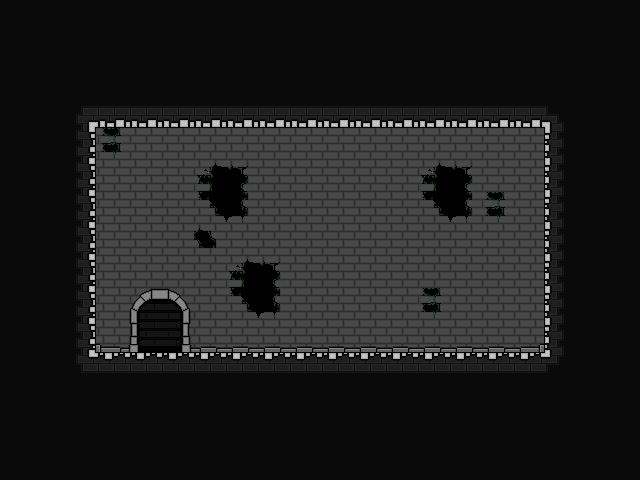

Below is a game level as drawn by its tile map, then a one-line description and the .tmx file that defines it, in full:
An orthogonal 20x15 tile map with 32x32 px tiles, 4 tile layers (Background, Walls, Decorations, Platforms), 3 tilesets and 7 objects.

<map version="1.9" tiledversion="1.9.2" orientation="orthogonal" renderorder="left-up" width="20" height="15" tilewidth="32" tileheight="32" infinite="0" nextlayerid="15" nextobjectid="11">
 <editorsettings>
  <export target="../JSON/map_floor.tmj" format="json" />
 </editorsettings>
 <tileset firstgid="1" name="prototype_tileset" tilewidth="32" tileheight="32" tilecount="128" columns="16">
  <image source="../prototype_tileset.png" width="512" height="256" />
 </tileset>
 <tileset firstgid="129" name="playerSketch" tilewidth="32" tileheight="32" tilecount="16" columns="8">
  <image source="../../../Documentation/Recherches/playerSketch.png" width="256" height="64" />
 </tileset>
 <tileset firstgid="145" name="tileset" tilewidth="32" tileheight="32" tilecount="64" columns="8">
  <image source="../tileset.png" width="256" height="256" />
  <tile id="0">
   <properties>
    <property name="collides" type="bool" value="true" />
   </properties>
  </tile>
  <tile id="1">
   <properties>
    <property name="collides" type="bool" value="true" />
   </properties>
  </tile>
  <tile id="2">
   <properties>
    <property name="collides" type="bool" value="true" />
   </properties>
  </tile>
  <tile id="3">
   <properties>
    <property name="collides" type="bool" value="false" />
   </properties>
  </tile>
  <tile id="4">
   <properties>
    <property name="collides" type="bool" value="false" />
   </properties>
  </tile>
  <tile id="5">
   <properties>
    <property name="collides" type="bool" value="false" />
   </properties>
  </tile>
  <tile id="6">
   <properties>
    <property name="collides" type="bool" value="false" />
   </properties>
  </tile>
  <tile id="7">
   <properties>
    <property name="collides" type="bool" value="false" />
   </properties>
  </tile>
  <tile id="8">
   <properties>
    <property name="collides" type="bool" value="true" />
   </properties>
  </tile>
  <tile id="9">
   <properties>
    <property name="collides" type="bool" value="false" />
   </properties>
  </tile>
  <tile id="10">
   <properties>
    <property name="collides" type="bool" value="true" />
   </properties>
  </tile>
  <tile id="11">
   <properties>
    <property name="collides" type="bool" value="false" />
   </properties>
  </tile>
  <tile id="12">
   <properties>
    <property name="collides" type="bool" value="false" />
   </properties>
  </tile>
  <tile id="13">
   <properties>
    <property name="collides" type="bool" value="false" />
   </properties>
  </tile>
  <tile id="14">
   <properties>
    <property name="collides" type="bool" value="false" />
   </properties>
  </tile>
  <tile id="15">
   <properties>
    <property name="collides" type="bool" value="false" />
   </properties>
  </tile>
  <tile id="16">
   <properties>
    <property name="collides" type="bool" value="true" />
   </properties>
  </tile>
  <tile id="17">
   <properties>
    <property name="collides" type="bool" value="true" />
   </properties>
  </tile>
  <tile id="18">
   <properties>
    <property name="collides" type="bool" value="true" />
   </properties>
  </tile>
  <tile id="19">
   <properties>
    <property name="collides" type="bool" value="false" />
   </properties>
  </tile>
  <tile id="20">
   <properties>
    <property name="collides" type="bool" value="false" />
   </properties>
  </tile>
  <tile id="21">
   <properties>
    <property name="collides" type="bool" value="false" />
   </properties>
  </tile>
  <tile id="22">
   <properties>
    <property name="collides" type="bool" value="false" />
   </properties>
  </tile>
  <tile id="23">
   <properties>
    <property name="collides" type="bool" value="false" />
   </properties>
  </tile>
  <tile id="24">
   <properties>
    <property name="collides" type="bool" value="false" />
   </properties>
  </tile>
  <tile id="25">
   <properties>
    <property name="collides" type="bool" value="false" />
   </properties>
  </tile>
  <tile id="26">
   <properties>
    <property name="collides" type="bool" value="false" />
   </properties>
  </tile>
  <tile id="27">
   <properties>
    <property name="collides" type="bool" value="false" />
   </properties>
  </tile>
  <tile id="28">
   <properties>
    <property name="collides" type="bool" value="false" />
   </properties>
  </tile>
  <tile id="29">
   <properties>
    <property name="collides" type="bool" value="false" />
   </properties>
  </tile>
  <tile id="30">
   <properties>
    <property name="collides" type="bool" value="false" />
   </properties>
  </tile>
  <tile id="31">
   <properties>
    <property name="collides" type="bool" value="false" />
   </properties>
  </tile>
  <tile id="32">
   <properties>
    <property name="collides" type="bool" value="false" />
   </properties>
  </tile>
  <tile id="33">
   <properties>
    <property name="collides" type="bool" value="false" />
   </properties>
  </tile>
  <tile id="34">
   <properties>
    <property name="collides" type="bool" value="false" />
   </properties>
  </tile>
  <tile id="35">
   <properties>
    <property name="collides" type="bool" value="false" />
   </properties>
  </tile>
  <tile id="36">
   <properties>
    <property name="collides" type="bool" value="false" />
   </properties>
  </tile>
  <tile id="37">
   <properties>
    <property name="collides" type="bool" value="false" />
   </properties>
  </tile>
  <tile id="38">
   <properties>
    <property name="collides" type="bool" value="false" />
   </properties>
  </tile>
  <tile id="39">
   <properties>
    <property name="collides" type="bool" value="false" />
   </properties>
  </tile>
  <tile id="40">
   <properties>
    <property name="collides" type="bool" value="false" />
   </properties>
  </tile>
  <tile id="41">
   <properties>
    <property name="collides" type="bool" value="false" />
   </properties>
  </tile>
  <tile id="42">
   <properties>
    <property name="collides" type="bool" value="false" />
   </properties>
  </tile>
  <tile id="43">
   <properties>
    <property name="collides" type="bool" value="false" />
   </properties>
  </tile>
  <tile id="44">
   <properties>
    <property name="collides" type="bool" value="false" />
   </properties>
  </tile>
  <tile id="45">
   <properties>
    <property name="collides" type="bool" value="false" />
   </properties>
  </tile>
  <tile id="46">
   <properties>
    <property name="collides" type="bool" value="false" />
   </properties>
  </tile>
  <tile id="47">
   <properties>
    <property name="collides" type="bool" value="false" />
   </properties>
  </tile>
  <tile id="48">
   <properties>
    <property name="collides" type="bool" value="false" />
   </properties>
  </tile>
  <tile id="49">
   <properties>
    <property name="collides" type="bool" value="false" />
   </properties>
  </tile>
  <tile id="50">
   <properties>
    <property name="collides" type="bool" value="false" />
   </properties>
  </tile>
  <tile id="51">
   <properties>
    <property name="collides" type="bool" value="false" />
   </properties>
  </tile>
  <tile id="52">
   <properties>
    <property name="collides" type="bool" value="false" />
   </properties>
  </tile>
  <tile id="53">
   <properties>
    <property name="collides" type="bool" value="false" />
   </properties>
  </tile>
  <tile id="54">
   <properties>
    <property name="collides" type="bool" value="false" />
   </properties>
  </tile>
  <tile id="55">
   <properties>
    <property name="collides" type="bool" value="false" />
   </properties>
  </tile>
  <tile id="56">
   <properties>
    <property name="collides" type="bool" value="false" />
   </properties>
  </tile>
  <tile id="57">
   <properties>
    <property name="collides" type="bool" value="false" />
   </properties>
  </tile>
  <tile id="58">
   <properties>
    <property name="collides" type="bool" value="false" />
   </properties>
  </tile>
  <tile id="59">
   <properties>
    <property name="collides" type="bool" value="false" />
   </properties>
  </tile>
  <tile id="60">
   <properties>
    <property name="collides" type="bool" value="false" />
   </properties>
  </tile>
  <tile id="61">
   <properties>
    <property name="collides" type="bool" value="false" />
   </properties>
  </tile>
  <tile id="62">
   <properties>
    <property name="collides" type="bool" value="false" />
   </properties>
  </tile>
  <tile id="63">
   <properties>
    <property name="collides" type="bool" value="false" />
   </properties>
  </tile>
 </tileset>
 <layer id="14" name="Background" width="20" height="15">
  <data encoding="csv">
154,154,154,154,154,154,154,154,154,154,154,154,154,154,154,154,154,154,154,154,
154,154,154,154,154,154,154,154,154,154,154,154,154,154,154,154,154,154,154,154,
154,154,154,154,154,154,154,154,154,154,154,154,154,154,154,154,154,154,154,154,
154,154,154,154,154,154,154,154,154,154,154,154,154,154,154,154,154,154,154,154,
154,154,154,0,0,0,0,0,0,0,0,0,0,0,0,0,0,154,154,154,
154,154,154,0,0,0,0,0,0,0,0,0,0,0,0,0,0,154,154,154,
154,154,154,0,0,0,0,0,0,0,0,0,0,0,0,0,0,154,154,154,
154,154,154,0,0,0,0,0,0,0,0,0,0,0,0,0,0,154,154,154,
154,154,154,0,0,0,0,0,0,0,0,0,0,0,0,0,0,154,154,154,
154,154,154,0,0,0,0,0,0,0,0,0,0,0,0,0,0,154,154,154,
154,154,154,0,0,0,0,0,0,0,0,0,0,0,0,0,0,154,154,154,
154,154,154,154,154,154,154,154,154,154,154,154,154,154,154,154,154,154,154,154,
154,154,154,154,154,154,154,154,154,154,154,154,154,154,154,154,154,154,154,154,
154,154,154,154,154,154,154,154,154,154,154,154,154,154,154,154,154,154,154,154,
154,154,154,154,154,154,154,154,154,154,154,154,154,154,154,154,154,154,154,154
</data>
 </layer>
 <layer id="3" name="Walls" width="20" height="15">
  <data encoding="csv">
0,0,0,0,0,0,0,0,0,0,0,0,0,0,0,0,0,0,0,0,
0,0,0,0,0,0,0,0,0,0,0,0,0,0,0,0,0,0,0,0,
0,0,0,0,0,0,0,0,0,0,0,0,0,0,0,0,0,0,0,0,
0,0,0,0,0,0,0,0,0,0,0,0,0,0,0,0,0,0,0,0,
0,0,0,150,149,149,149,149,149,149,149,149,149,149,149,149,149,0,0,0,
0,0,0,149,149,149,151,152,149,149,149,149,149,151,152,149,149,0,0,0,
0,0,0,149,149,149,159,160,149,149,149,149,149,159,160,150,149,0,0,0,
0,0,0,149,149,149,148,149,149,149,149,149,149,149,149,149,149,0,0,0,
0,0,0,149,149,149,149,151,152,149,149,149,149,149,149,149,149,0,0,0,
0,0,0,149,149,149,149,159,160,149,149,149,149,150,149,149,149,0,0,0,
0,0,0,156,157,157,157,157,157,157,157,157,157,157,157,157,158,0,0,0,
0,0,0,0,0,0,0,0,0,0,0,0,0,0,0,0,0,0,0,0,
0,0,0,0,0,0,0,0,0,0,0,0,0,0,0,0,0,0,0,0,
0,0,0,0,0,0,0,0,0,0,0,0,0,0,0,0,0,0,0,0,
0,0,0,0,0,0,0,0,0,0,0,0,0,0,0,0,0,0,0,0
</data>
 </layer>
 <layer id="6" name="Decorations" width="20" height="15">
  <data encoding="csv">
0,0,0,0,0,0,0,0,0,0,0,0,0,0,0,0,0,0,0,0,
0,0,0,0,0,0,0,0,0,0,0,0,0,0,0,0,0,0,0,0,
0,0,0,0,0,0,0,0,0,0,0,0,0,0,0,0,0,0,0,0,
0,0,0,0,0,0,0,0,0,0,0,0,0,0,0,0,0,0,0,0,
0,0,0,0,0,0,0,0,0,0,0,0,0,0,0,0,0,0,0,0,
0,0,0,0,0,0,0,0,0,0,0,0,0,0,0,0,0,0,0,0,
0,0,0,0,0,0,0,0,0,0,0,0,0,0,0,0,0,0,0,0,
0,0,0,0,0,0,0,0,0,0,0,0,0,0,0,0,0,0,0,0,
0,0,0,0,0,0,0,0,0,0,0,0,0,0,0,0,0,0,0,0,
0,0,0,0,167,168,0,0,0,0,0,0,0,0,0,0,0,0,0,0,
0,0,0,0,175,176,0,0,0,0,0,0,0,0,0,0,0,0,0,0,
0,0,0,0,0,0,0,0,0,0,0,0,0,0,0,0,0,0,0,0,
0,0,0,0,0,0,0,0,0,0,0,0,0,0,0,0,0,0,0,0,
0,0,0,0,0,0,0,0,0,0,0,0,0,0,0,0,0,0,0,0,
0,0,0,0,0,0,0,0,0,0,0,0,0,0,0,0,0,0,0,0
</data>
 </layer>
 <layer id="13" name="Platforms" width="20" height="15">
  <data encoding="csv">
0,0,0,0,0,0,0,0,0,0,0,0,0,0,0,0,0,0,0,0,
0,0,0,0,0,0,0,0,0,0,0,0,0,0,0,0,0,0,0,0,
0,0,0,0,0,0,0,0,0,0,0,0,0,0,0,0,0,0,0,0,
0,0,145,146,146,146,146,146,146,146,146,146,146,146,146,146,146,147,0,0,
0,0,153,0,0,0,0,0,0,0,0,0,0,0,0,0,0,155,0,0,
0,0,153,0,0,0,0,0,0,0,0,0,0,0,0,0,0,155,0,0,
0,0,153,0,0,0,0,0,0,0,0,0,0,0,0,0,0,155,0,0,
0,0,153,0,0,0,0,0,0,0,0,0,0,0,0,0,0,155,0,0,
0,0,153,0,0,0,0,0,0,0,0,0,0,0,0,0,0,155,0,0,
0,0,153,0,0,0,0,0,0,0,0,0,0,0,0,0,0,155,0,0,
0,0,153,0,0,0,0,0,0,0,0,0,0,0,0,0,0,155,0,0,
0,0,161,162,162,162,162,162,162,162,162,162,162,162,162,162,162,163,0,0,
0,0,0,0,0,0,0,0,0,0,0,0,0,0,0,0,0,0,0,0,
0,0,0,0,0,0,0,0,0,0,0,0,0,0,0,0,0,0,0,0,
0,0,0,0,0,0,0,0,0,0,0,0,0,0,0,0,0,0,0,0
</data>
 </layer>
 <objectgroup id="11" name="Interact">
  <object id="3" x="448" y="288" width="64" height="64">
   <properties>
    <property name="opened" type="bool" value="false" />
    <property name="type" value="door" />
   </properties>
  </object>
  <object id="6" x="224" y="320">
   <properties>
    <property name="intensity" type="int" value="1" />
    <property name="type" value="torch" />
   </properties>
   <point />
  </object>
  <object id="7" x="416" y="320">
   <properties>
    <property name="intensity" type="int" value="1" />
    <property name="type" value="torch" />
   </properties>
   <point />
  </object>
  <object id="8" x="320" y="320">
   <properties>
    <property name="intensity" type="int" value="1" />
    <property name="type" value="torch" />
   </properties>
   <point />
  </object>
  <object id="9" x="112" y="320">
   <properties>
    <property name="intensity" type="int" value="1" />
    <property name="type" value="torch" />
   </properties>
   <point />
  </object>
  <object id="10" x="528" y="320">
   <properties>
    <property name="intensity" type="int" value="1" />
    <property name="type" value="torch" />
   </properties>
   <point />
  </object>
 </objectgroup>
 <objectgroup id="12" name="Spawns">
  <object id="5" x="160" y="352">
   <properties>
    <property name="type" value="player" />
   </properties>
   <point />
  </object>
 </objectgroup>
</map>
